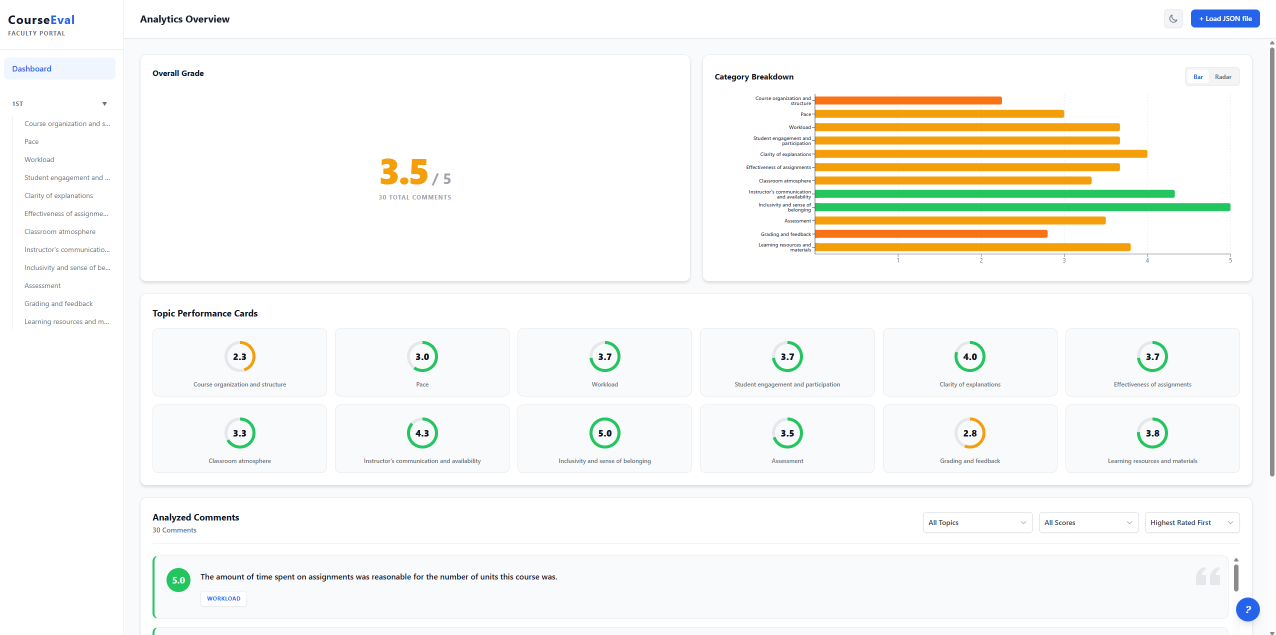
#> input picture ProfessorPortal/frontend/src/assets/dashdata.png, 2551 x 1270 px (shown at 1/2 size)
$ python make_figures.py
#> lines starting #> are read from the running program, lines starting #| are printed output that depends on the picture
"""Builds the figures for Documentation V2 (docs/documentation-v2/figures/).

Every number below is copied from a source named in the comment next to it; nothing is read from student data.
Run:  python docs/documentation-v2/tools/make_figures.py   (needs matplotlib and pillow)
"""
from pathlib import Path

import matplotlib
matplotlib.use("Agg")
import matplotlib.pyplot as plt
from matplotlib.patches import FancyBboxPatch

OUT = Path(__file__).resolve().parents[1] / "figures"
OUT.mkdir(exist_ok=True)

# Same palette as the website ("Monterey Bay")
INK, MUTED, LINE, ACCENT = "#1C2128", "#5F6670", "#C3C6C2", "#1E5A8A"
LOW, MID, HIGH = "#B42318", "#B26B00", "#1E7A4F"
TINT = "#E8F0F7"
plt.rcParams.update({"font.family": "DejaVu Sans", "font.size": 10, "axes.edgecolor": LINE,
                     "axes.labelcolor": INK, "xtick.color": MUTED, "ytick.color": MUTED, "text.color": INK})


def save(fig, name):
    fig.savefig(OUT / name, dpi=200, bbox_inches="tight", facecolor="white")
    plt.close(fig)
    print("wrote", OUT / name)


# 1. Project timeline. Dates: git history, document metadata and file timestamps (see Documentation V2, section 3).
def timeline():
    phases = [
        ("Model comparison research, spring\n(Llama3, Gemma, RoBERTa, DistilRoBERTa)", "2026-03-01", "2026-04-13", MUTED),
        ("Text extraction server\n(FastAPI, DOCX and PDF)", "2026-04-13", "2026-05-31", ACCENT),
        ("Rubric design and LLM pipeline\n(12 topics, 1-5 rubric, RAG, Qwen and OpenAI tests)", "2026-04-23", "2026-07-16", ACCENT),
        ("Pilot: Professor Portal and\nfaculty feedback (17 responses)", "2026-07-16", "2026-09-15", MID),
        ("Backend review and rebuild\n(whole answers, one structured call, evaluation harness)", "2026-10-07", "2026-10-08", HIGH),
        ("Merged web app\n(accounts, credits, uploads, compare, redesign)", "2026-11-01", "2026-11-02", HIGH),
    ]
    milestones = [("2026-04-13", "First commit"), ("2026-06-12", "Methodology guide"), ("2026-07-16", "Documentation V1"),
                  ("2026-10-08", "Backend report"), ("2026-11-02", "App live with\nguide and new design")]
    from datetime import date
    d = lambda s: date.fromisoformat(s).toordinal()
    fig, ax = plt.subplots(figsize=(10, 4.6))
    for i, (label, start, end, color) in enumerate(phases):
        y = len(phases) - i
        width = max(d(end) - d(start), 4)
        ax.barh(y, width, left=d(start), height=0.55, color=color, alpha=0.9)
        ax.text(d(start) + width + 3, y, label, va="center", fontsize=8.5)
    for k, (when, label) in enumerate(milestones):
        ax.axvline(d(when), color=LINE, lw=0.8, ls="--", zorder=0)
        # Alternate label heights so neighbouring milestones never overlap
        ax.text(d(when), 0.25 if k % 2 == 0 else -0.35, label, ha="center", va="top", fontsize=7.5, color=MUTED,
                bbox=dict(fc="white", ec="none", pad=1))
    months = ["2026-03-01", "2026-04-01", "2026-05-01", "2026-06-01", "2026-07-01", "2026-08-01", "2026-09-01",
              "2026-10-01", "2026-11-01", "2026-12-01"]
    ax.set_xticks([d(m) for m in months], [date.fromisoformat(m).strftime("%b") for m in months])
    ax.set_yticks([])
    ax.set_xlim(d("2026-02-25"), d("2027-02-15"))
    ax.set_ylim(-1.3, len(phases) + 0.7)
    for side in ("left", "right", "top"):
        ax.spines[side].set_visible(False)
    ax.set_title("Project timeline, 2026", loc="left", fontsize=12, color=INK)
    save(fig, "timeline.png")
#> in save, `fig.savefig(OUT / name, dpi=200, bbox_inches="tight", facecolor="white")`:
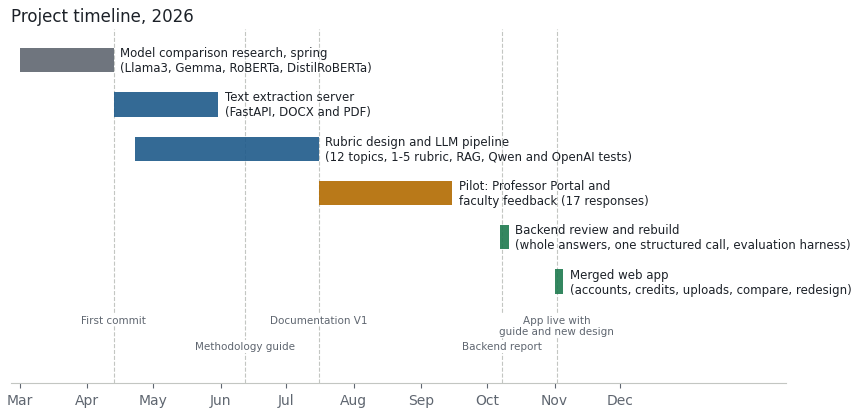
#> figure drawn by matplotlib, 1 panel


# 2. Architecture then (July 2026, Documentation V1) and now (November 2026).
def box(ax, x, y, w, h, text, fill="white", edge=ACCENT, size=8.5):
    ax.add_patch(FancyBboxPatch((x, y), w, h, boxstyle="round,pad=0.02,rounding_size=0.04", fc=fill, ec=edge, lw=1.2))
    ax.text(x + w / 2, y + h / 2, text, ha="center", va="center", fontsize=size, wrap=True)


def arrow(ax, x1, y1, x2, y2, label=""):
    ax.annotate("", xy=(x2, y2), xytext=(x1, y1), arrowprops=dict(arrowstyle="->", color=MUTED, lw=1.1))
    if label:
        ax.text((x1 + x2) / 2, (y1 + y2) / 2 + 0.07, label, ha="center", fontsize=7.5, color=MUTED)


def architecture():
    fig, axes = plt.subplots(2, 1, figsize=(10, 7.2))
    ax = axes[0]
    ax.set_title("Then: pilot set-up (July to October 2026)", loc="left", fontsize=11)
    box(ax, 0.0, 0.55, 1.6, 0.35, "Research team\nadmin dashboard")
    box(ax, 2.1, 0.55, 1.7, 0.35, "NLP API + pipeline\nclassify, then score\neach topic separately", size=8)
    box(ax, 4.3, 0.55, 1.5, 0.35, "OCR server\nPDF / DOCX text")
    box(ax, 2.1, 0.0, 1.7, 0.3, "Local Qwen (Mac Studio)\nor OpenAI", edge=MUTED)
    box(ax, 6.3, 0.55, 1.6, 0.35, "JSON report file\nshared by hand", edge=MID)
    box(ax, 8.4, 0.55, 1.6, 0.35, "Professor Portal\nload JSON in browser", edge=MID)
    arrow(ax, 1.6, 0.72, 2.1, 0.72, "upload")
    arrow(ax, 3.8, 0.72, 4.3, 0.72)
    arrow(ax, 2.95, 0.55, 2.95, 0.3)
    arrow(ax, 5.8, 0.72, 6.3, 0.72)
    arrow(ax, 7.9, 0.72, 8.4, 0.72, "Drive")
    ax = axes[1]
    ax.set_title("Now: merged web app (November 2026)", loc="left", fontsize=11)
    box(ax, 0.0, 0.55, 1.7, 0.35, "Professor in browser\nsign in, upload, review", fill=TINT)
    box(ax, 0.0, 0.0, 1.7, 0.33, "Admin in browser\napprovals, caps, usage", fill=TINT)
    box(ax, 2.2, 0.48, 2.4, 0.47, "Course Eval app API\naccounts and approval, credits,\njobs, private reports", fill=TINT)
    box(ax, 2.2, -0.05, 2.4, 0.33, "PostgreSQL\nusers, reports, usage log\nnightly backup", edge=HIGH, size=8)
    box(ax, 5.1, 0.6, 2.2, 0.35, "OCR server\nwhole answers + questions", size=8)
    box(ax, 5.1, 0.08, 2.2, 0.4, "NLP pipeline\n1 structured call per comment\nparallel + cached", size=8)
    box(ax, 7.8, 0.08, 2.2, 0.4, "OpenAI\nlab credit or the\nprofessor's own key", edge=MUTED, size=8)
    arrow(ax, 1.7, 0.72, 2.2, 0.72, "HTTPS")
    arrow(ax, 1.7, 0.17, 2.2, 0.55)
    arrow(ax, 4.6, 0.8, 5.1, 0.78)
    arrow(ax, 4.6, 0.6, 5.1, 0.32)
    arrow(ax, 7.3, 0.28, 7.8, 0.28)
    arrow(ax, 3.4, 0.48, 3.4, 0.28)
    for a in axes:
        a.set_xlim(-0.1, 10.1)
        a.set_ylim(-0.12, 1.0)
        a.axis("off")
    fig.tight_layout()
    save(fig, "architecture.png")
#> call 2 of save, with name = 'architecture.png'
#> in save (call 2), `fig.savefig(OUT / name, dpi=200, bbox_inches="tight", facecolor="white")`:
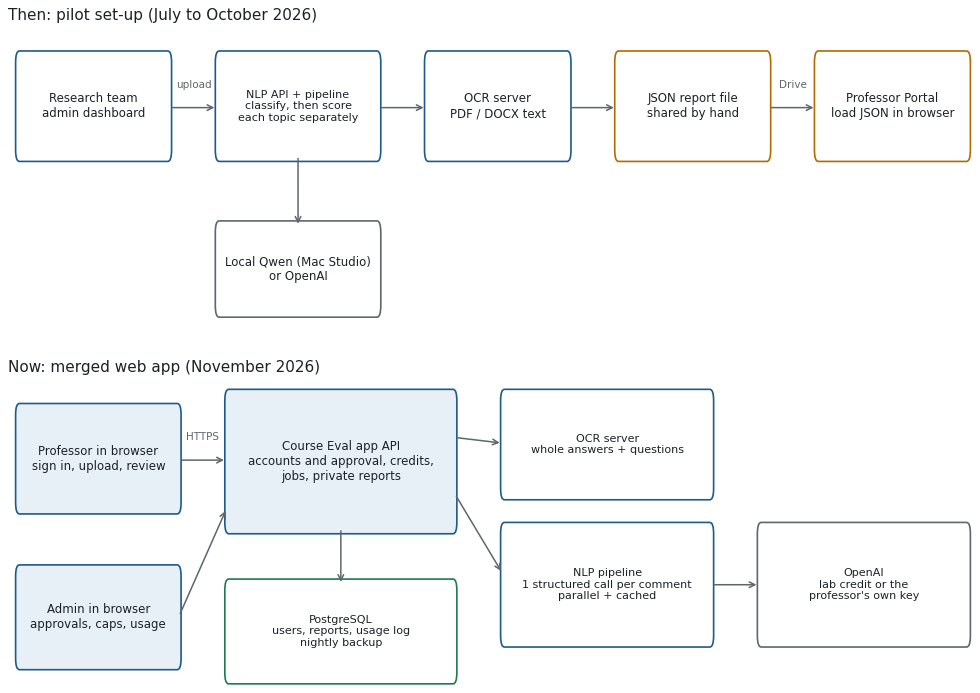
#> figure drawn by matplotlib, 2 panels


# 3. Measured improvement on 88 human-labeled comments (Backend_Improvements_Report.pdf, Oct 8 2026,
#    and NLP/eval_runs/20261008_131258_openai/summary.json for the "after" column).
def results():
    rows = [("Topic F1 (micro)", 0.815, 0.857, True), ("Exact topic set", 0.21, 0.38, True),
            ("Sentiment agreement", 0.915, 0.957, True), ("Score MAE (1-5)", 0.38, 0.27, False)]
    fig, axes = plt.subplots(1, 2, figsize=(10, 3.4), gridspec_kw={"width_ratios": [3, 1.2]})
    ax = axes[0]
    y = range(len(rows))
    ax.barh([i + 0.18 for i in y], [r[1] for r in rows], height=0.34, color=LINE, label="Before (Oct 7)")
    ax.barh([i - 0.18 for i in y], [r[2] for r in rows], height=0.34, color=ACCENT, label="After (Oct 8)")
    for i, r in enumerate(rows):
        ax.text(r[1] + 0.01, i + 0.18, f"{r[1]:.3g}", va="center", fontsize=8, color=MUTED)
        ax.text(r[2] + 0.01, i - 0.18, f"{r[2]:.3g}", va="center", fontsize=8, color=INK)
    ax.set_yticks(list(y), [r[0] + ("" if r[3] else "  (lower is better)") for r in rows])
    ax.invert_yaxis()
    ax.set_xlim(0, 1.12)
    ax.legend(frameon=False, loc="lower right", fontsize=8)
    ax.set_title("Accuracy against human labels", loc="left", fontsize=11)
    ax = axes[1]
    ax.bar(["Before", "After"], [525, 28.5], color=[LINE, ACCENT], width=0.55)
    ax.text(0, 525 + 10, "525 s", ha="center", fontsize=8)
    ax.text(1, 28.5 + 10, "28.5 s", ha="center", fontsize=8)
    ax.set_title("Time for 88 comments", loc="left", fontsize=11)
    ax.set_ylim(0, 600)
    for a in axes:
        for side in ("right", "top"):
            a.spines[side].set_visible(False)
    fig.tight_layout()
    save(fig, "results.png")
#> call 3 of save, with name = 'results.png'
#> in save (call 3), `fig.savefig(OUT / name, dpi=200, bbox_inches="tight", facecolor="white")`:
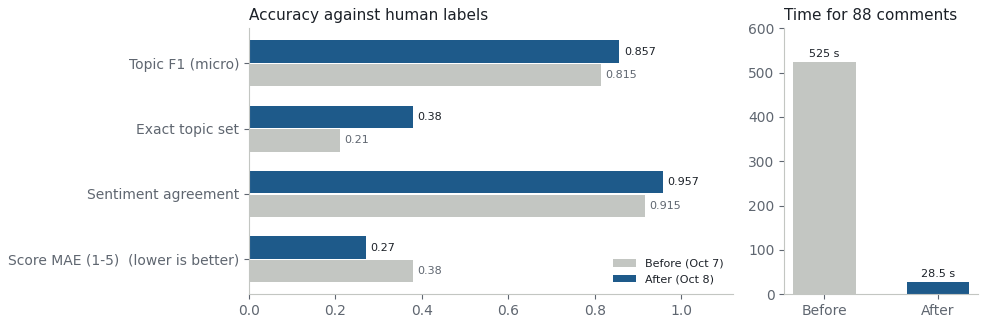
#> figure drawn by matplotlib, 2 panels


# 4. Pilot faculty survey, 17 responses, Aug 6 to Sep 15 2026 (aggregate counts from the feedback form;
#    1 = strongly disagree, 5 = strongly agree). No respondent-level data is included.
SURVEY = [
    ("Structure was easy to follow", {4: 3, 5: 14}),
    ("Graphs helped interpret results", {3: 1, 4: 4, 5: 12}),
    ("Comment counts (N) were useful", {3: 2, 4: 4, 5: 11}),
    ("Topics reflected my comments", {3: 2, 4: 4, 5: 11}),
    ("Sentiment matched my reading", {2: 1, 3: 1, 4: 8, 5: 7}),
    ("Summaries captured main themes", {3: 4, 4: 3, 5: 10}),
    ("Trust that it represents feedback", {3: 4, 4: 3, 5: 10}),
    ("Showed patterns hard to see by hand", {3: 5, 4: 1, 5: 11}),
    ("Revealed insights I had not noticed", {1: 1, 2: 1, 3: 2, 4: 9, 5: 4}),
    ("Prompted reflection on teaching", {1: 1, 3: 2, 4: 4, 5: 10}),
    ("Would use to inform course revisions", {1: 1, 4: 7, 5: 9}),
    ("Would use as evidence of development", {1: 1, 3: 3, 4: 4, 5: 9}),
    ("Likely to use every evaluation cycle", {1: 1, 3: 1, 4: 5, 5: 10}),
]


def survey():
    colors = {1: LOW, 2: "#D9826F", 3: "#C9CDC8", 4: "#7FB3E0", 5: ACCENT}
    fig, ax = plt.subplots(figsize=(10, 5.2))
    for i, (label, counts) in enumerate(SURVEY):
        left = 0
        for level in (1, 2, 3, 4, 5):
            n = counts.get(level, 0)
            if n:
                ax.barh(i, n, left=left, color=colors[level], height=0.66)
                if n >= 2:
                    ax.text(left + n / 2, i, str(n), ha="center", va="center", fontsize=7.5,
                            color="white" if level in (1, 5) else INK)
                left += n
        mean = sum(k * v for k, v in counts.items()) / sum(counts.values())
        ax.text(17.4, i, f"{mean:.2f}", va="center", fontsize=8.5)
    ax.set_yticks(range(len(SURVEY)), [s[0] for s in SURVEY])
    ax.invert_yaxis()
    ax.set_xlim(0, 19)
    ax.set_xticks(range(0, 18, 2))
    ax.set_xlabel("Number of faculty respondents (n = 17)")
    ax.text(17.4, -1.1, "mean", fontsize=8, color=MUTED)
    handles = [plt.Rectangle((0, 0), 1, 1, color=colors[k]) for k in (1, 2, 3, 4, 5)]
    ax.legend(handles, ["1 strongly disagree", "2", "3", "4", "5 strongly agree"], ncol=5, frameon=False,
              loc="upper center", bbox_to_anchor=(0.45, -0.1), fontsize=8)
    for side in ("right", "top"):
        ax.spines[side].set_visible(False)
    ax.set_title("Pilot faculty survey", loc="left", fontsize=11)
    save(fig, "pilot_survey.png")
#> call 4 of save, with name = 'pilot_survey.png'
#> in save (call 4), `fig.savefig(OUT / name, dpi=200, bbox_inches="tight", facecolor="white")`:
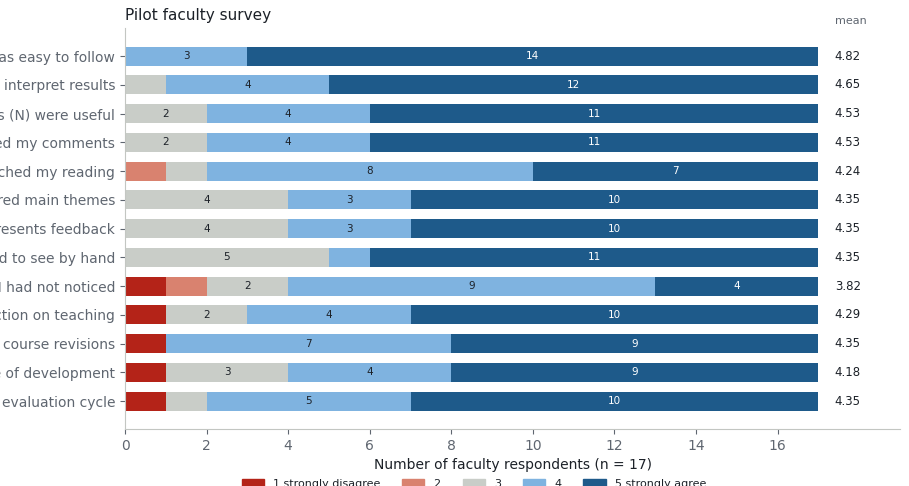
#> figure drawn by matplotlib, 1 panel


# 5. Screenshots. The old portal image is cropped above its comment list so no student text appears; the new-app
#    images are the Guide screenshots, taken with made-up demo data (CHEM 110, "illustrative data").
def screenshots():
    from shutil import copyfile
    from PIL import Image
    root = Path(__file__).resolve().parents[3]
    old = Image.open(root / "ProfessorPortal/frontend/src/assets/dashdata.png")
#> old is the input picture: PIL image 2551x1270 RGBA; mean R, G, B, A 247.4, 247.1, 242.8, 255
    old.crop((0, 0, old.width, 985)).save(OUT / "then_portal.png")
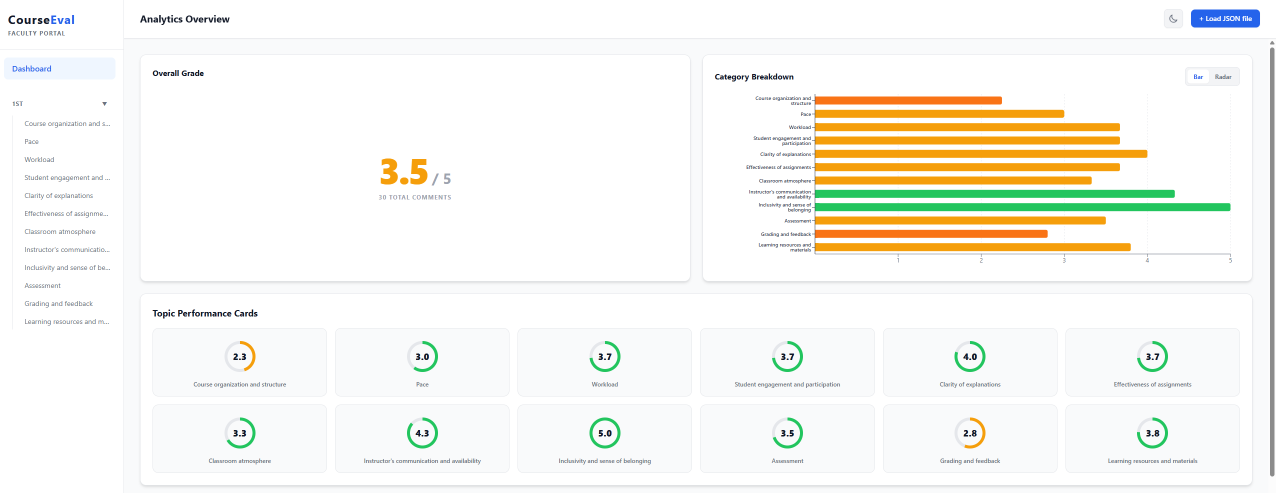
#> saved as then_portal.png: PIL image 2551x985 RGBA (shown at 1/2 size); mean R, G, B, A 247, 246.2, 240.5, 255
    for name in ("overview", "topic", "upload", "compare", "ignore"):
        copyfile(root / f"CourseEvalApp/frontend/src/assets/guide/{name}.png", OUT / f"now_{name}.png")
    print("wrote screenshots")


if __name__ == "__main__":
    timeline()
    architecture()
    results()
    survey()
    screenshots()

$ run again, with docs/documentation-v2/figures/now_compare.png copied over ProfessorPortal/frontend/src/assets/dashdata.png
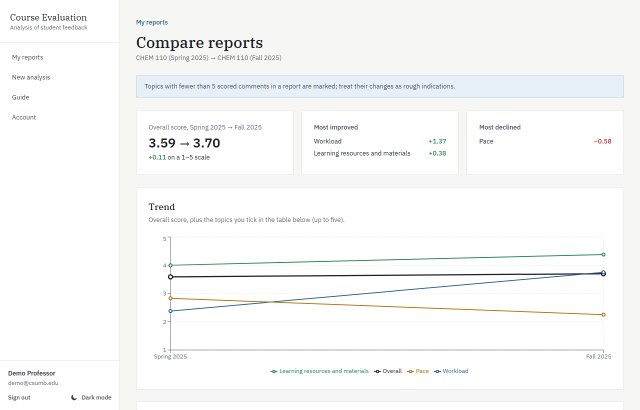
#> input picture docs/documentation-v2/figures/now_compare.png, 1280 x 820 px (shown at 1/2 size)
#> in screenshots, old is the input picture: PIL image 1280x820 RGB; mean R, G, B 247.8, 248.4, 248.1
#> in screenshots, `old.crop((0, 0, old.width, 985)).save(OUT / "then_portal.png")`:
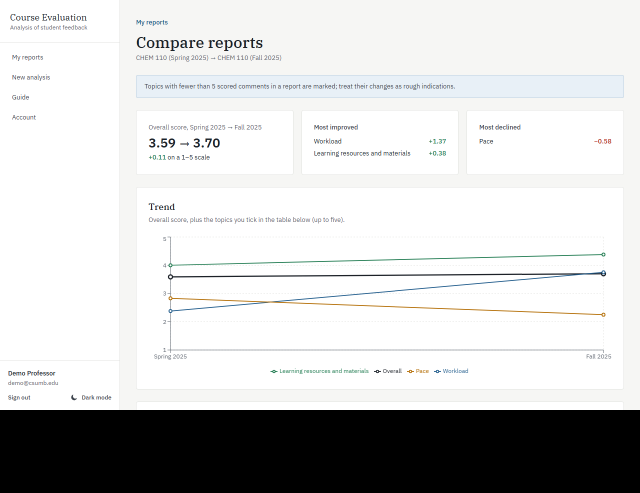
#> saved as then_portal.png: PIL image 1280x985 RGB (shown at 1/2 size); mean R, G, B 206.3, 206.8, 206.5

$ run again, with docs/documentation-v2/figures/now_ignore.png copied over ProfessorPortal/frontend/src/assets/dashdata.png
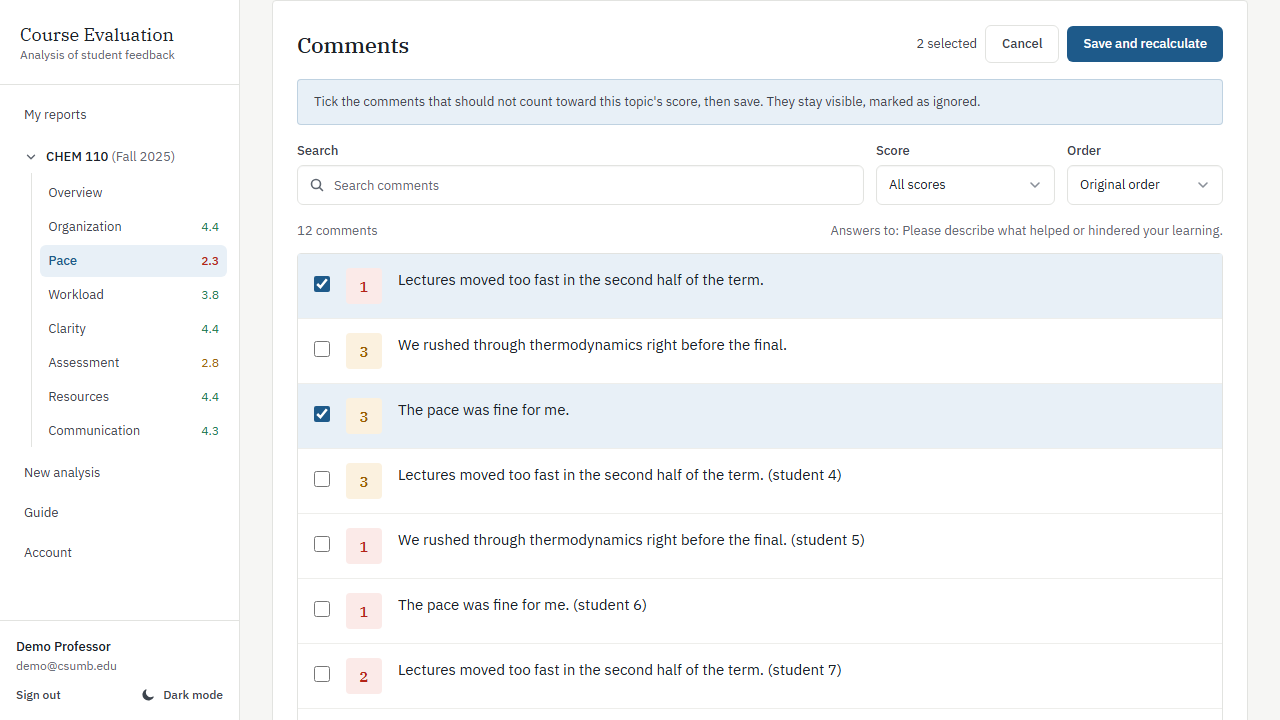
#> input picture docs/documentation-v2/figures/now_ignore.png, 1280 x 720 px
#> in screenshots, old is the input picture: PIL image 1280x720 RGB; mean R, G, B 245.3, 247, 248.4
#> in screenshots, `old.crop((0, 0, old.width, 985)).save(OUT / "then_portal.png")`:
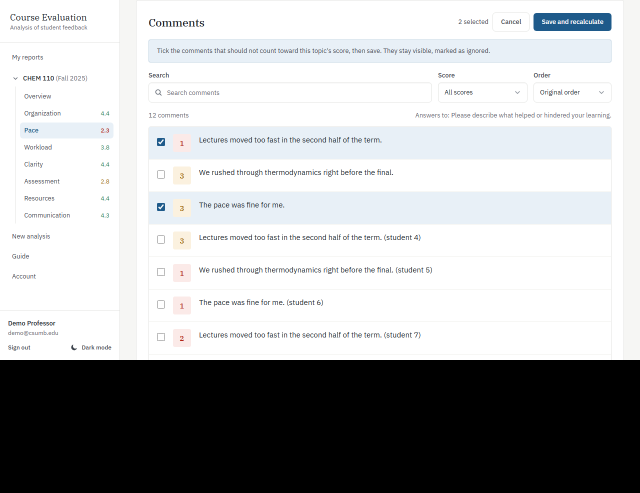
#> saved as then_portal.png: PIL image 1280x985 RGB (shown at 1/2 size); mean R, G, B 179.3, 180.5, 181.6

$ run again, with docs/documentation-v2/figures/now_overview.png copied over ProfessorPortal/frontend/src/assets/dashdata.png
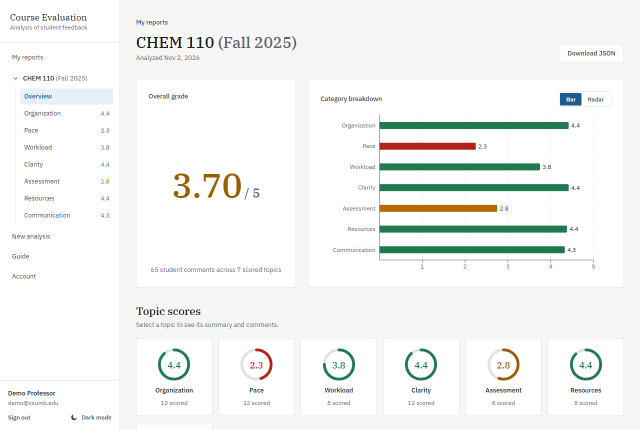
#> input picture docs/documentation-v2/figures/now_overview.png, 1280 x 860 px (shown at 1/2 size)
#> in screenshots, old is the input picture: PIL image 1280x860 RGB; mean R, G, B 242.5, 244.3, 242.1
#> in screenshots, `old.crop((0, 0, old.width, 985)).save(OUT / "then_portal.png")`:
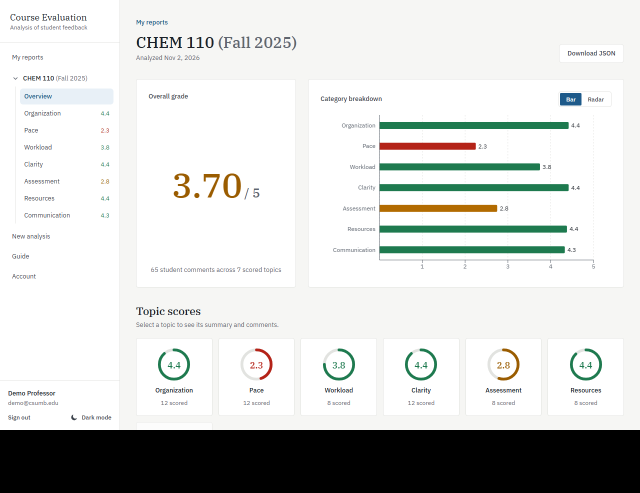
#> saved as then_portal.png: PIL image 1280x985 RGB (shown at 1/2 size); mean R, G, B 211.7, 213.3, 211.4
